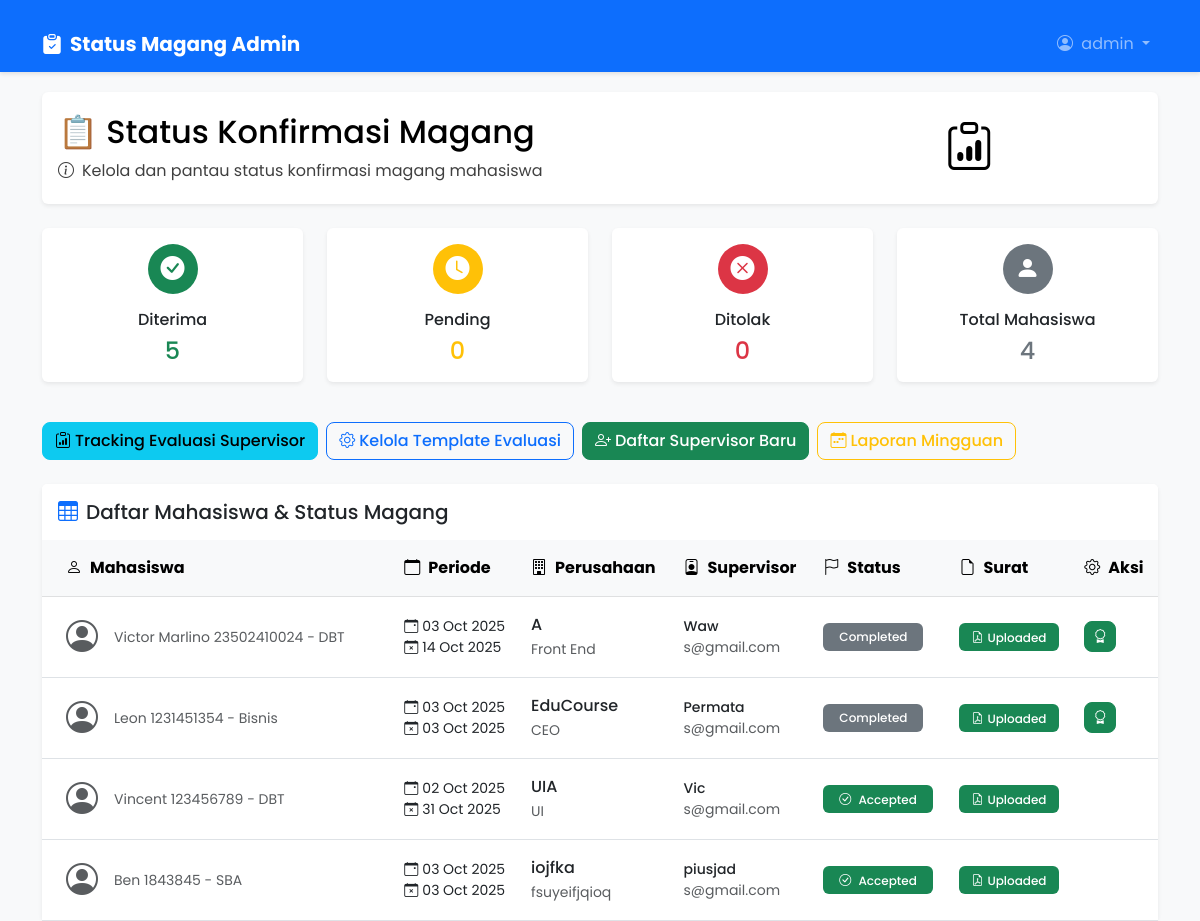
The app's page /coops/status/ (signed in), older data.
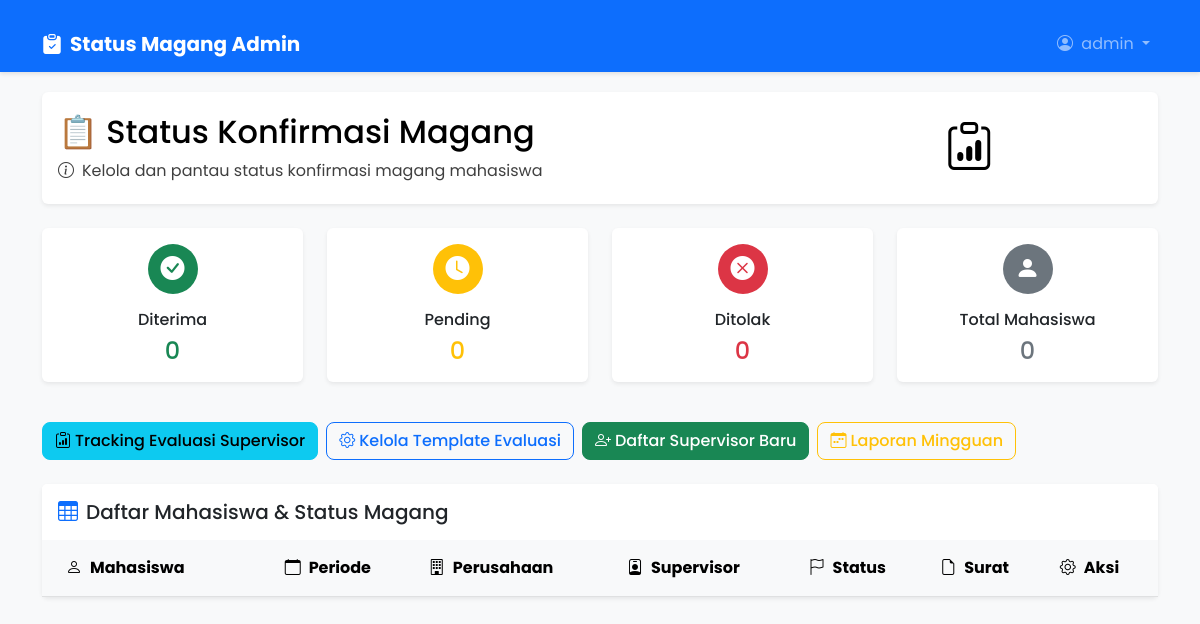
The same page, newer data.
### accounts/models.py (models this page shows, shortened)
class Mahasiswa(models.Model):
    nama = models.CharField(max_length=100)
    nim = models.CharField(max_length=20)
    prodi = models.CharField(max_length=100)
    angkatan = models.IntegerField()
    jenis_kelamin = models.CharField(max_length=10, choices=[('L', 'Laki-laki'), ('P', 'Perempuan')])
    email = models.OneToOneField(User, on_delete=models.CASCADE)
    no_hp = models.CharField(max_length=15)
    konsultasi = models.CharField(max_length=100, blank=True, null=True)
    sptjm = models.CharField(max_length=100, blank=True, null=True)
    magang = models.BooleanField(default=False)
    porto = models.CharField(max_length=100, blank=True, null=True)
    cv = models.CharField(max_length=100, blank=True, null=True)

### coops/models.py (models this page shows, shortened)
class KonfirmasiMagang(models.Model):
    mahasiswa = models.OneToOneField(User, on_delete=models.CASCADE, limit_choices_to={'role': 'mahasiswa'})
    periode_awal = models.DateField(default=None, null=True, blank=True)
    periode_akhir = models.DateField(default=None, null=True, blank=True)
    posisi = models.CharField(max_length=200)
    nama_perusahaan = models.CharField(max_length=200)
    alamat_perusahaan = models.TextField()
    bidang_usaha = models.CharField(max_length=200)
    nama_supervisor = models.CharField(max_length=200)
    email_supervisor = models.EmailField()
    wa_supervisor = models.CharField(max_length=20, blank=True, null=True)
    surat_penerimaan = models.FileField(upload_to='surat_magang/')
    status = models.CharField(max_length=20, choices=[
        ('pending', 'Pending'),
        ('accepted', 'Accepted'),
        ('rejected', 'Rejected'),
        ('completed', 'Completed'),
    ], default='pending')
    deadline = models.DateField(null=True, blank=True)
    requires_weekly_report = models.BooleanField(default=False)
    last_reminder_sent = models.DateTimeField(null=True, blank=True)

### coops/views.py (the view)
# urls.py: path("status/", views.status_magang, name="status_magang"),
@login_required
def status_magang(request):
    if request.user.role != "admin":
        return redirect("/")  # hanya admin
    from accounts.models import Mahasiswa
    mahasiswa_qs = Mahasiswa.objects.select_related('email').all()
    mahasiswa_list = []
    for m in mahasiswa_qs:
        magang = KonfirmasiMagang.objects.filter(mahasiswa=m.email).first()
        mahasiswa_list.append((m, magang))
    all_konfirmasi = KonfirmasiMagang.objects.all()
    accepted_count = all_konfirmasi.filter(status__in=['accepted', 'completed']).count()
    pending_count = all_konfirmasi.filter(status='pending').count()
    rejected_count = all_konfirmasi.filter(status='rejected').count()
    context = {
        'mahasiswa_list': mahasiswa_list,
        'accepted_count': accepted_count,
        'pending_count': pending_count,
        'rejected_count': rejected_count,
    }
    template = loader.get_template("coops/status_magang.html")
    return HttpResponse(template.render(context, request))

### coops/templates/coops/status_magang.html (shortened to what the changed rows need)
{% load static %}
<!DOCTYPE html>
<html lang="en">
  <head>
    <link
      href="https://cdn.jsdelivr.net/npm/bootstrap@5.3.0/dist/css/bootstrap.min.css"
      rel="stylesheet"
    />
    <link rel="stylesheet" href="https://cdn.jsdelivr.net/npm/bootstrap-icons@1.10.0/font/bootstrap-icons.css">
    <link rel="stylesheet" href="{% static 'status.css' %}" />
    <link rel="stylesheet" href="{% static 'navbar-sticky.css' %}" />
  </head>
  <body class="bg-light">
    <div class="container mt-4">
      <div class="row mb-4">
        <div class="col-12">
          <div class="card shadow-sm border-0 bg-gradient">
            <div class="card-body text-black">
              <div class="row align-items-center">
                <div class="col-md-8">
                  <h2 class="mb-2">📋 Status Konfirmasi Magang</h2>
                </div>
              </div>
            </div>
          </div>
        </div>
      </div>
      <div class="row mb-4">
        <div class="col-md-3 mb-3">
          <div class="card border-0 shadow-sm h-100">
            <div class="card-body text-center">
              <div class="icon-circle bg-success text-white mb-3">
                <i class="bi bi-check-circle-fill"></i>
              </div>
              <h6 class="card-title">Diterima</h6>
              <h4 class="text-success mb-0">{{ accepted_count|default:0 }}</h4>
            </div>
          </div>
        </div>
        <div class="col-md-3 mb-3">
          <div class="card border-0 shadow-sm h-100">
            <div class="card-body text-center">
              <div class="icon-circle bg-secondary text-white mb-3">
                <i class="bi bi-person-fill"></i>
              </div>
              <h6 class="card-title">Total Mahasiswa</h6>
              <h4 class="text-secondary mb-0">{{ mahasiswa_list|length }}</h4>
            </div>
          </div>
        </div>
      </div>
      <div class="card shadow-sm border-0">
        <div class="card-body p-0">
          <div class="table-responsive">
            <table class="table table-hover align-middle mb-0">
              <thead class="table-light">
                <tr>
                  <th class="px-4 py-3">
                    <i class="bi bi-person me-2"></i>Mahasiswa
                  </th>
                  <th class="py-3">
                    <i class="bi bi-calendar me-2"></i>Periode
                  </th>
                  <th class="py-3">
                    <i class="bi bi-building me-2"></i>Perusahaan
                  </th>
                  <th class="py-3">
                    <i class="bi bi-person-badge me-2"></i>Supervisor
                  </th>
                  <th class="py-3">
                    <i class="bi bi-flag me-2"></i>Status
                  </th>
                  <th class="py-3">
                    <i class="bi bi-file-earmark me-2"></i>Surat
                  </th>
                  <th class="py-3">
                    <i class="bi bi-gear me-2"></i>Aksi
                  </th>
                </tr>
              </thead>
              <tbody>
                {% for mahasiswa, magang in mahasiswa_list %}
                <tr>
                  <td class="px-4 py-3">
                    <div class="d-flex align-items-center">
                      <div class="avatar-sm me-3">
                        <i class="bi bi-person-circle text-muted" style="font-size: 2rem;"></i>
                      </div>
                      <div>
                        <small class="text-muted">{{ mahasiswa.nama }} {{ mahasiswa.nim }} - {{ mahasiswa.prodi }}</small>
                      </div>
                    </div>
                  </td>
                  <td class="py-3">
                    {% if magang %}
                      <div class="small">
                        {% if magang.periode_awal %}
                          <i class="bi bi-calendar-event me-1"></i>{{ magang.periode_awal|date:"d M Y" }}
                        {% endif %}
                        {% if magang.periode_awal and magang.periode_akhir %}
                          <br><i class="bi bi-calendar-x me-1"></i>{{ magang.periode_akhir|date:"d M Y" }}
                        {% endif %}
                      </div>
                    {% else %}
                      <span class="text-muted small">—</span>
                    {% endif %}
                  </td>
                  <td class="py-3">
                    {% if magang %}
                      <div class="fw-medium">{{ magang.nama_perusahaan }}</div>
                      {% if magang.posisi %}
                        <small class="text-muted">{{ magang.posisi }}</small>
                      {% endif %}
                    {% else %}
                      <span class="text-muted">—</span>
                    {% endif %}
                  </td>
                  <td class="py-3">
                    {% if magang %}
                      <div class="small">
                        <div class="fw-medium">{{ magang.nama_supervisor }}</div>
                        {% if magang.email_supervisor %}
                          <div class="text-muted">{{ magang.email_supervisor }}</div>
                        {% endif %}
                      </div>
                    {% else %}
                      <span class="text-muted">—</span>
                    {% endif %}
                  </td>
                  <td class="py-3">
                    {% if magang %}
                      <span class="badge {% if magang.status == 'accepted' %}bg-success{% elif magang.status == 'rejected' %}bg-danger{% elif magang.status == 'pending' %}bg-warning text-dark{% else %}bg-secondary{% endif %} px-3 py-2">
                        {% if magang.status == 'accepted' %}
                          <i class="bi bi-check-circle me-1"></i>
                        {% elif magang.status == 'rejected' %}
                          <i class="bi bi-x-circle me-1"></i>
                        {% elif magang.status == 'pending' %}
                          <i class="bi bi-clock me-1"></i>
                        {% endif %}
                        {{ magang.get_status_display }}
                      </span>
                    {% else %}
                      <span class="badge bg-light text-dark px-3 py-2">
                        <i class="bi bi-dash-circle me-1"></i>Belum konfirmasi
                      </span>
                    {% endif %}
                  </td>
                  <td class="py-3">
                    {% if magang and magang.surat_penerimaan %}
                      <span class="badge bg-success">
                        <i class="bi bi-file-earmark-pdf me-1"></i>Uploaded
                      </span>
                    {% else %}
                      <span class="text-muted">—</span>
                    {% endif %}
                  </td>
                  <td class="py-3">
                    {% if magang %}
                      <div class="btn-group btn-group-sm" role="group">
                        {% if magang.status == 'completed' %}
                          <a href="{% url 'coops:generate_sertifikat' magang.id %}" class="btn btn-success" title="Generate Sertifikat">
                            <i class="bi bi-award"></i>
                          </a>
                        {% endif %}
                    {% else %}
                      <span class="text-muted">—</span>
                    {% endif %}
                  </td>
                </tr>
                {% endfor %}
              </tbody>
            </table>
          </div>
        </div>
      </div>
    </div>
  </body>
</html>

Row changes from the older to the newer data that the page shows:
removed Mahasiswa: nama "Victor Marlino", nim "23502410024", prodi "DBT", periode_awal "03 Oct 2025", periode_akhir "14 Oct 2025", nama_perusahaan "A", posisi "Front End", nama_supervisor "Waw", email_supervisor "s@gmail.com", status "Completed"
removed Mahasiswa: nama "Leon", nim "1231451354", prodi "Bisnis", periode_awal "03 Oct 2025", periode_akhir "03 Oct 2025", nama_perusahaan "EduCourse", posisi "CEO", nama_supervisor "Permata", email_supervisor "s@gmail.com", status "Completed"
removed Mahasiswa: nama "Vincent", nim "123456789", prodi "DBT", periode_awal "02 Oct 2025", periode_akhir "31 Oct 2025", nama_perusahaan "UIA", posisi "UI", nama_supervisor "Vic", email_supervisor "s@gmail.com", status "Accepted"
removed Mahasiswa: nama "Ben", nim "1843845", prodi "SBA", periode_awal "03 Oct 2025", periode_akhir "03 Oct 2025", nama_perusahaan "iojfka", posisi "fsuyeifjqioq", nama_supervisor "piusjad", email_supervisor "s@gmail.com", status "Accepted"
Text that changed along with them:
{{ accepted_count|default:0 }}: "5" → "0"
{{ mahasiswa_list|length }}: "4" → "0"
